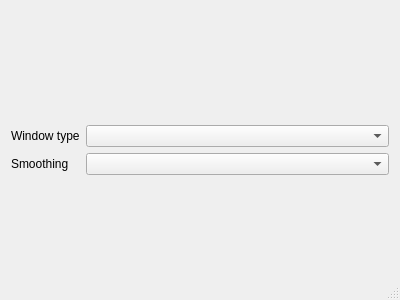
<?xml version="1.0" encoding="UTF-8"?>
<ui version="4.0">
 <class>SpectrumWindow</class>
 <widget class="QDialog" name="SpectrumWindow">
  <property name="geometry">
   <rect>
    <x>0</x>
    <y>0</y>
    <width>400</width>
    <height>300</height>
   </rect>
  </property>
  <property name="windowTitle">
   <string>Spectrum</string>
  </property>
  <property name="sizeGripEnabled">
   <bool>true</bool>
  </property>
  <layout class="QVBoxLayout" name="winLayout">
   <item>
    <layout class="QVBoxLayout" name="mainLayout" stretch="">
     <property name="sizeConstraint">
      <enum>QLayout::SetDefaultConstraint</enum>
     </property>
    </layout>
   </item>
   <item>
    <layout class="QGridLayout" name="gridLayout" rowstretch="0,0" columnstretch="0,1">
     <item row="0" column="1">
      <widget class="QComboBox" name="windowTypeBox"/>
     </item>
     <item row="0" column="0">
      <widget class="QLabel" name="label">
       <property name="text">
        <string>Window type</string>
       </property>
      </widget>
     </item>
     <item row="1" column="0">
      <widget class="QLabel" name="label_2">
       <property name="text">
        <string>Smoothing</string>
       </property>
      </widget>
     </item>
     <item row="1" column="1">
      <widget class="QComboBox" name="smoothingBox"/>
     </item>
    </layout>
   </item>
  </layout>
 </widget>
 <resources/>
 <connections/>
</ui>
